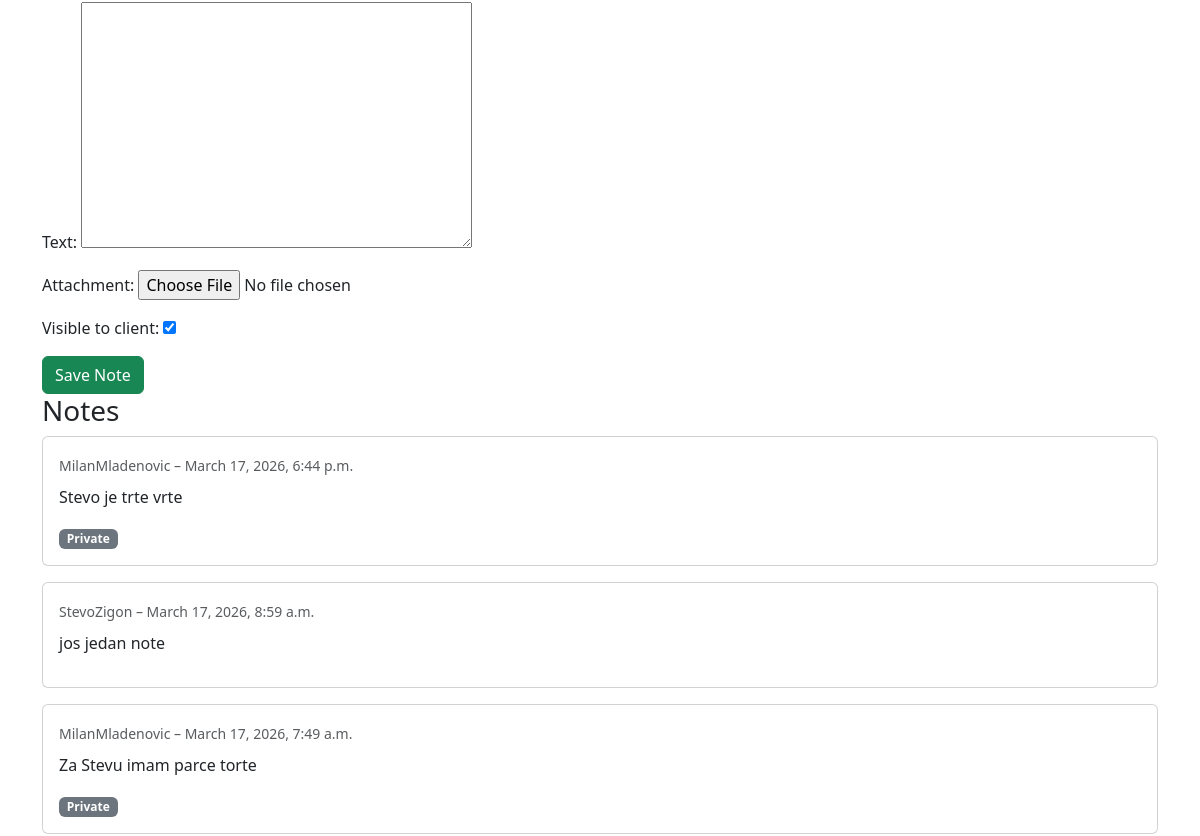
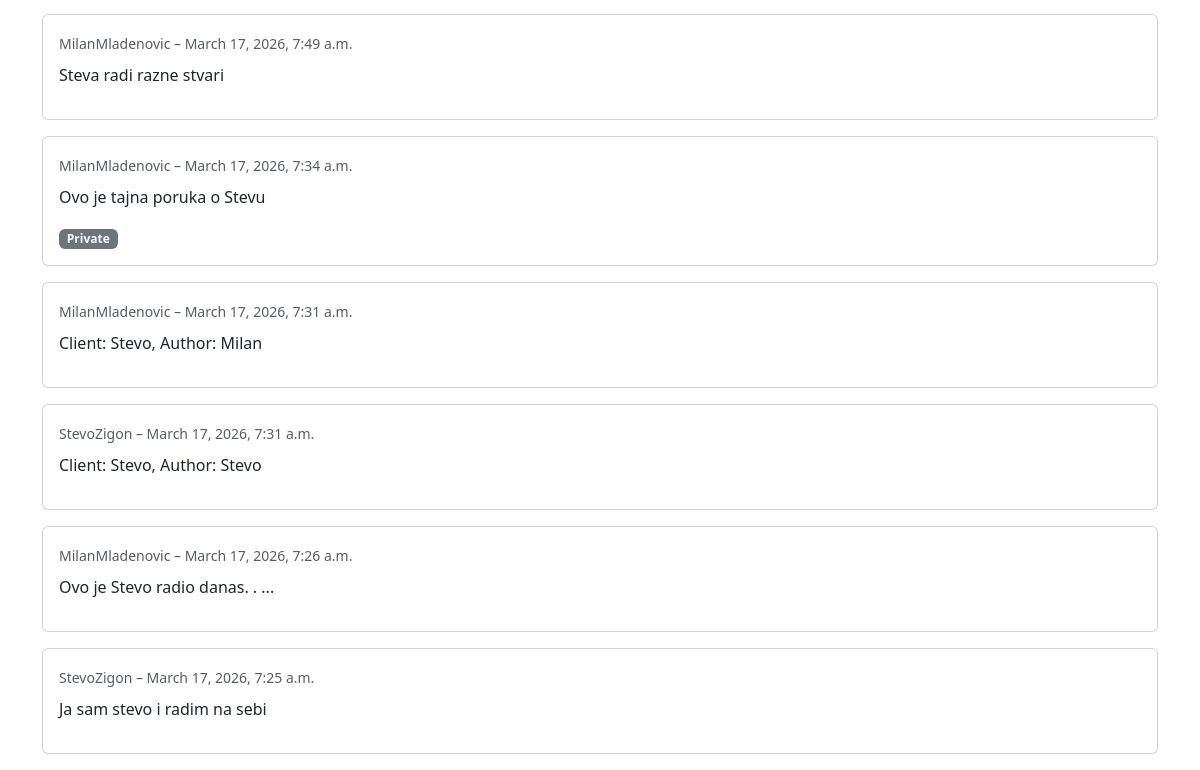
/client/9/ (signed in, lower part), run on an earlier commit of the app's database (2 pictures, top to bottom).
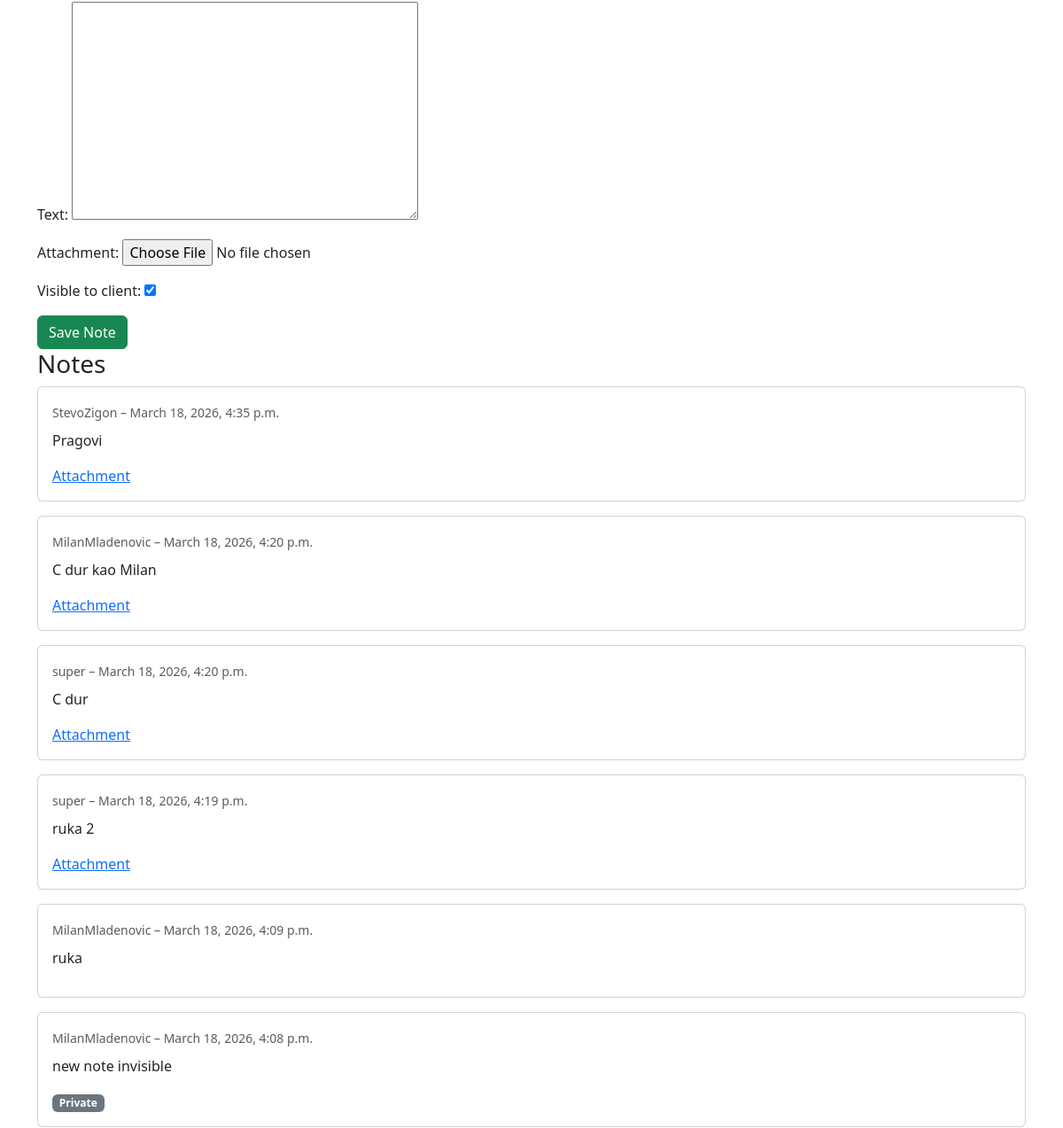
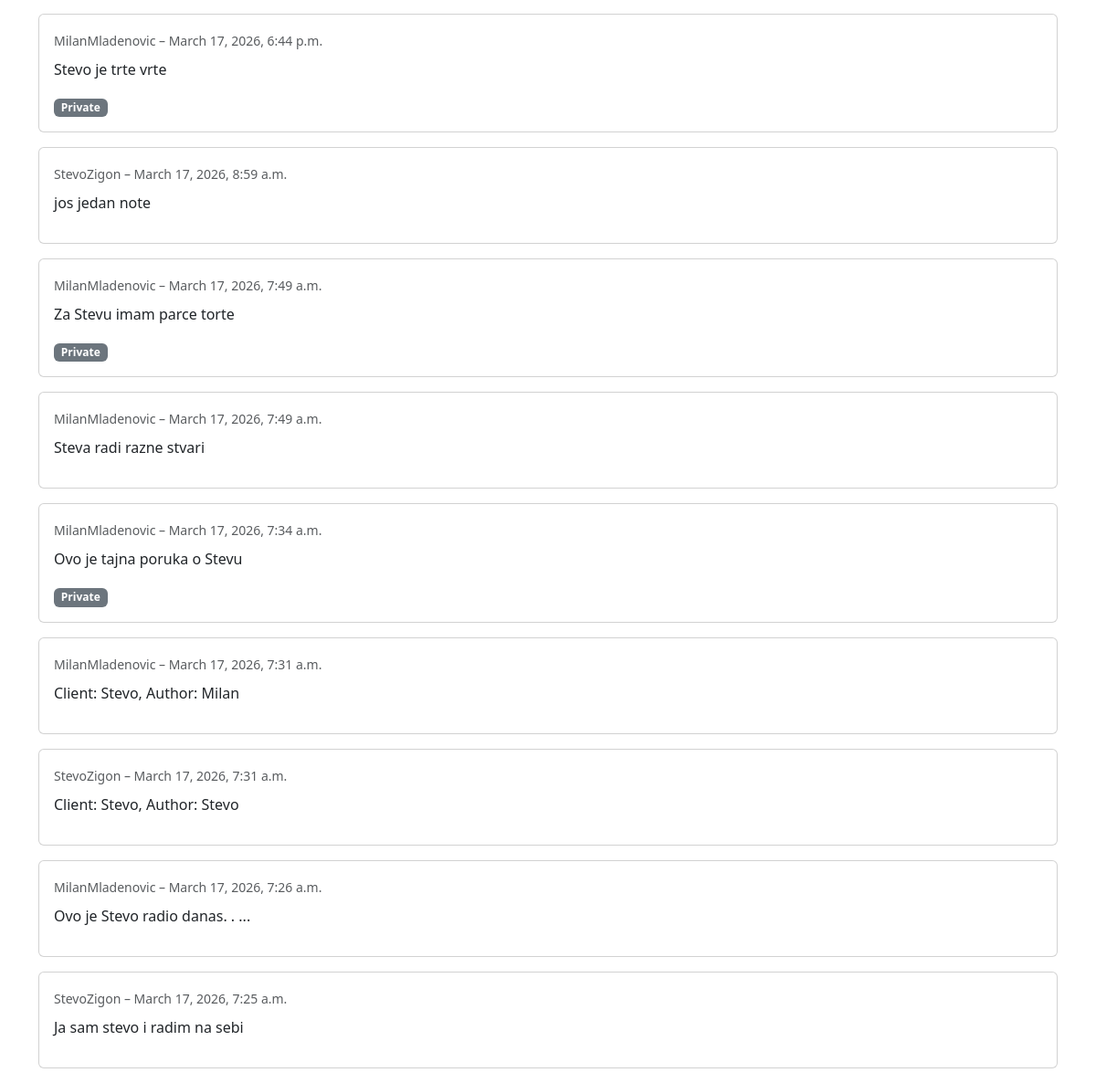
And on a later commit of the database (2 pictures, top to bottom).
### appointments/models.py (models this page shows, shortened)
class Note(models.Model):
    client = models.ForeignKey(
        settings.AUTH_USER_MODEL,
        on_delete=models.CASCADE,
        related_name='notes'
    )
    author = models.ForeignKey(
        settings.AUTH_USER_MODEL,
        on_delete=models.CASCADE,
        related_name='written_notes'
    )
    text = models.TextField()
    attachment = models.FileField(
        upload_to='note_attachments/',
        blank=True,
        null=True
    )
    visible_to_client = models.BooleanField(default=True)
    created_at = models.DateTimeField(auto_now_add=True)

### users/models.py (models this page shows)
class User(AbstractUser):
    ROLE_CHOICES = (
        ('psychologist', 'Psychologist'),
        ('client', 'Client'),
    )
    role = models.CharField(max_length=20, choices=ROLE_CHOICES)

### users/views.py (the view)
# urls.py: path('client/<int:client_id>/', client_detail, name='client_detail'),
@login_required
def client_detail(request, client_id):
    client = get_object_or_404(User, id=client_id, role='client')
    appointments = Appointment.objects.filter(
        client=client
    ).order_by('start_time')
    unpaid_appointments = appointments.filter(paid=False)
    total_due = sum(a.price for a in unpaid_appointments)
    notes = Note.objects.filter(client=client).order_by('-created_at')
    if request.method == "POST":
        form = NoteForm(request.POST, request.FILES)
        if form.is_valid():
            note = form.save(commit=False)
            note.client = client
            note.author = request.user
            note.save()
            return redirect("client_detail", client_id=client.id)
    else:
        form = NoteForm()
    return render(request, "client_detail.html", {
        "client": client,
        "appointments": appointments,
        "total_due": total_due,
        "notes": notes,
        "form": form
    })

### appointments/forms.py
class NoteForm(forms.ModelForm):
    class Meta:
        model = Note
        fields = ["text", "attachment", "visible_to_client"]

### templates/client_detail.html (shortened to what this page needs)
{% extends "base.html" %}
{% block content %}
<form method="post" enctype="multipart/form-data">
    {{ form.as_p }}
    <button class="btn btn-success">Save Note</button>
</form>
<h3>Notes</h3>
{% for note in notes %}
<div class="card mb-3">
    <div class="card-body">
        <small class="text-muted">
            {{ note.author.username }} – {{ note.created_at }}
        </small>
        <p class="mt-2">
            {{ note.text }}
        </p>
        {% if note.attachment %}
            <a href="{{ note.attachment.url }}"  target="_blank" rel="noopener noreferrer">
                Attachment
            </a>
        {% endif %}
        {% if not note.visible_to_client %}
            <span class="badge bg-secondary">Private</span>
        {% endif %}
    </div>
</div>
{% empty %}
<p>No notes yet</p>
{% endfor %}
{% endblock %}

What changed in the data, as far as the page shows it:
added Note: author.username "StevoZigon", created_at "March 18, 2026, 4:35 p.m.", text "Pragovi"
added Note: author.username "MilanMladenovic", created_at "March 18, 2026, 4:20 p.m.", text "C dur kao Milan"
added Note: author.username "super", created_at "March 18, 2026, 4:20 p.m.", text "C dur"
added Note: author.username "super", created_at "March 18, 2026, 4:19 p.m.", text "ruka 2"
added Note: author.username "MilanMladenovic", created_at "March 18, 2026, 4:09 p.m.", text "ruka"
added Note: author.username "MilanMladenovic", created_at "March 18, 2026, 4:08 p.m.", text "new note invisible", visible_to_client "Private"
